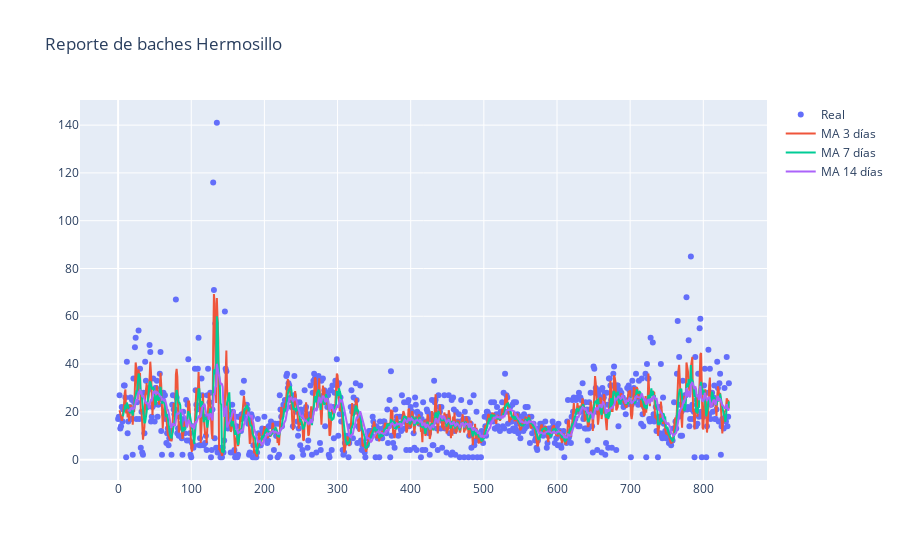

The code cell stored with this chart in its notebook:
### Code cell
df["ma 3"] = df['size'].rolling(window=3, center=False).mean()
df["ma 7"] = df['size'].rolling(window=7, center=False).mean()
df["ma 14"] = df['size'].rolling(window=14, center=False).mean()

fig = go.Figure(
).add_scatter(
    x=df.index,
    y=df["size"],
    mode='markers',
    name="Real"
).add_scatter(
    x=df.index,
    y=df["ma 3"],
    hovertemplate="%{y:.1f}",
    name="MA 3 días"
).add_scatter(
    x=df.index,    
    y=df["ma 7"],
    hovertemplate="%{y:.1f}",
    name="MA 7 días"
).add_scatter(
    x=df.index,
    y=df["ma 14"],
    hovertemplate="%{y:.1f}",
    name="MA 14 días"
).update_layout(
    title='Reporte de baches Hermosillo',
    #hovermode="x unified"
).show()

### Figure 1 — Plotly figure (JSON) as saved in the notebook; plotly's stock layout.template omitted (floating-point values rounded to 4 significant figures; data arrays with more than 128 entries replaced by an {"elided": "..."} marker saying what was removed)
{"data": [{"mode": "markers", "name": "Real", "type": "scatter", "x": {"elided": "836 int values"}, "y": {"elided": "836 int values"}}, {"hovertemplate": "%{y:.1f}", "name": "MA 3 días", "type": "scatter", "x": {"elided": "836 int values"}, "y": {"elided": "836 float values"}}, {"hovertemplate": "%{y:.1f}", "name": "MA 7 días", "type": "scatter", "x": {"elided": "836 int values"}, "y": {"elided": "836 float values"}}, {"hovertemplate": "%{y:.1f}", "name": "MA 14 días", "type": "scatter", "x": {"elided": "836 int values"}, "y": {"elided": "836 float values"}}], "layout": {"title": {"text": "Reporte de baches Hermosillo"}}}
